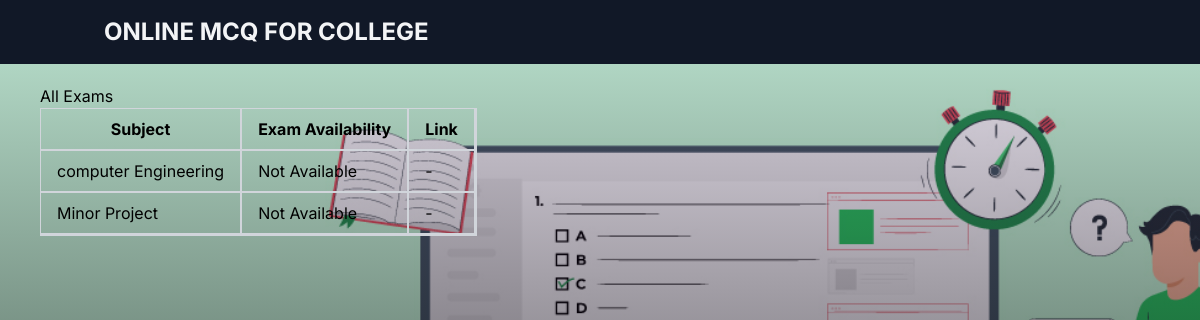
The page /subjects (signed in) on the database its author committed.
### base/models.py (models this page shows)
class Subject(models.Model):
    subject = models.CharField(max_length=50,null=True,blank=False)
    SubCode = models.CharField(max_length=10,null=True)
    year = models.CharField(max_length=3,null=True,blank=False,default='1st')
    availability = models.BooleanField(default=False)
    def __str__(self):
        return self.subject

### base/views.py (the view)
# urls.py: path('subjects',views.checkExam,name='checkExam'),
def checkExam(request):
    user = request.user
    if user.is_authenticated:
        subjects = Subject.objects.all()
        print(subjects)
        data = {}
        for subject in subjects:
            if Question.objects.filter(subject=subject).exists():
                easycount = Question.objects.filter(subject=subject,level='E').count()
                print(easycount)
                mediumcount = Question.objects.filter(subject=subject,level='M').count()
                print(mediumcount)
                hardcount = Question.objects.filter(subject=subject,level='H').count()
                print(hardcount)
                if easycount>=10 and mediumcount>=5 and hardcount>=5:
                    subject.availability = True
                    subject.save()
                else:
                    subject.availability = False
                    subject.save()
        subjects = Subject.objects.all()
        print([subject.availability for subject in subjects])
        return render(request,'base/checkExams.html',{'subjects':subjects})
    else:
        return redirect('studentlogin')

### base/templatetags/custom_tags.py (called while the page is built)
@register.filter(name='get_availability')
def get_availability(value):
    if value==True:
        return "Available"
    else:
        return "Not Available"

### base/templates/base/checkExams.html (shortened to what this page needs)
{% extends 'base.html' %}
{% load custom_tags %}
{% block content %}
<div class="px-10 py-5">
    <h1>All Exams</h1>
        {% if user.is_authenticated %}
        <div class="flex justify-center">
            <div class="border border-gray-300">
        <table class="w-full">
            <tr class="border-b-2 border-gray-300">
                <th class="border-r-2 border-gray-300 px-4 py-2">Subject</th>
                <th class="border-r-2 border-gray-300 px-4 py-2">Exam Availability</th>
                <th class="border-r-2 border-gray-300 px-4 py-2">Link</th>
            </tr>
            {% for subject in subjects %}
            <tr class="border-b-2 border-gray-300">
                <td class="border-r-2 border-gray-300 px-4 py-2">{{subject.subject}}</td>
                <td class="border-r-2 border-gray-300 px-4 py-2">{{subject.availability|get_availability }}</td>
                {% if subject.availability %}
                <td><a href="{% url 'examquestion' %}">Link</a></td>
                {% else %}
                <td class="border-r-2 border-gray-300 px-4 py-2">-</td>
                {% endif %}
            </tr>
            {% endfor %}
        </table>
    </div>
</div>
</div>
        {% endif %}
{% endblock %}

### rows shown on the page
Subject: subject "computer Engineering", availability|get_availability "Not Available"
Subject: subject "Minor Project", availability|get_availability "Not Available"
